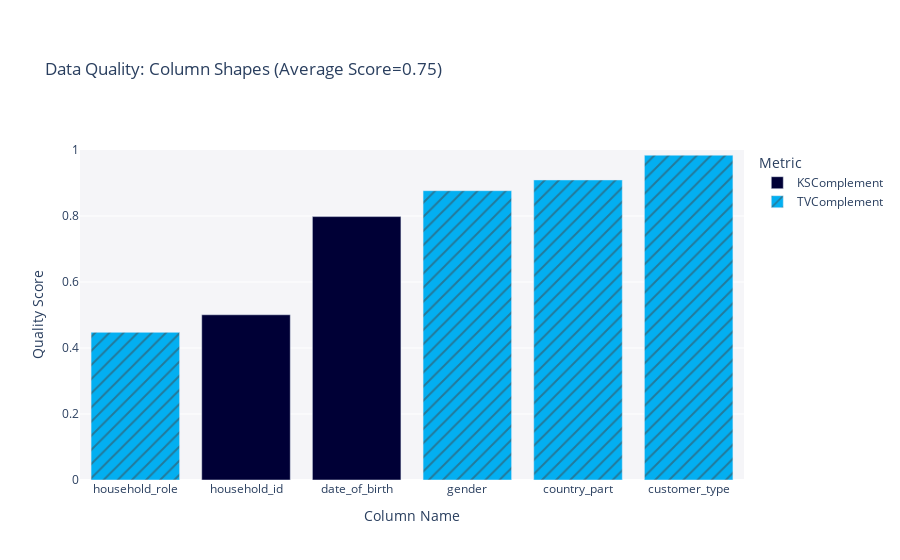

The notebook cell saved with this chart:
### Code cell
fig = report.get_visualization(
    property_name='Column Shapes',
    table_name='customers')

fig.show()

### Figure 1 — Plotly figure (JSON) as saved in the notebook; plotly's stock layout.template omitted (floating-point values rounded to 4 significant figures)
{"data": [{"alignmentgroup": "True", "customdata": [["KSComplement"], ["KSComplement"]], "hovertemplate": "<b>%{hovertext}</b><br><br>Metric=%{customdata[0]}<br>Quality Score=%{y}<extra></extra>", "hovertext": ["date_of_birth", "household_id"], "legendgroup": "KSComplement", "marker": {"color": "#000036", "pattern": {"shape": ""}}, "name": "KSComplement", "offsetgroup": "KSComplement", "orientation": "v", "showlegend": true, "textposition": "auto", "type": "bar", "x": ["date_of_birth", "household_id"], "xaxis": "x", "y": [0.7982, 0.5007], "yaxis": "y"}, {"alignmentgroup": "True", "customdata": [["TVComplement"], ["TVComplement"], ["TVComplement"], ["TVComplement"]], "hovertemplate": "<b>%{hovertext}</b><br><br>Metric=%{customdata[0]}<br>Quality Score=%{y}<extra></extra>", "hovertext": ["customer_type", "gender", "country_part", "household_role"], "legendgroup": "TVComplement", "marker": {"color": "#03AFF1", "pattern": {"shape": "/"}}, "name": "TVComplement", "offsetgroup": "TVComplement", "orientation": "v", "showlegend": true, "textposition": "auto", "type": "bar", "x": ["customer_type", "gender", "country_part", "household_role"], "xaxis": "x", "y": [0.9843, 0.8767, 0.9093, 0.4474], "yaxis": "y"}], "layout": {"barmode": "relative", "legend": {"title": {"text": "Metric"}, "tracegroupgap": 0}, "margin": {"t": 150}, "plot_bgcolor": "#F5F5F8", "title": {"text": "Data Quality: Column Shapes (Average Score=0.75)"}, "xaxis": {"anchor": "y", "categoryorder": "total ascending", "domain": [0, 1], "title": {"text": "Column Name"}}, "yaxis": {"anchor": "x", "domain": [0, 1], "range": [0, 1], "title": {"text": "Quality Score"}}}}
